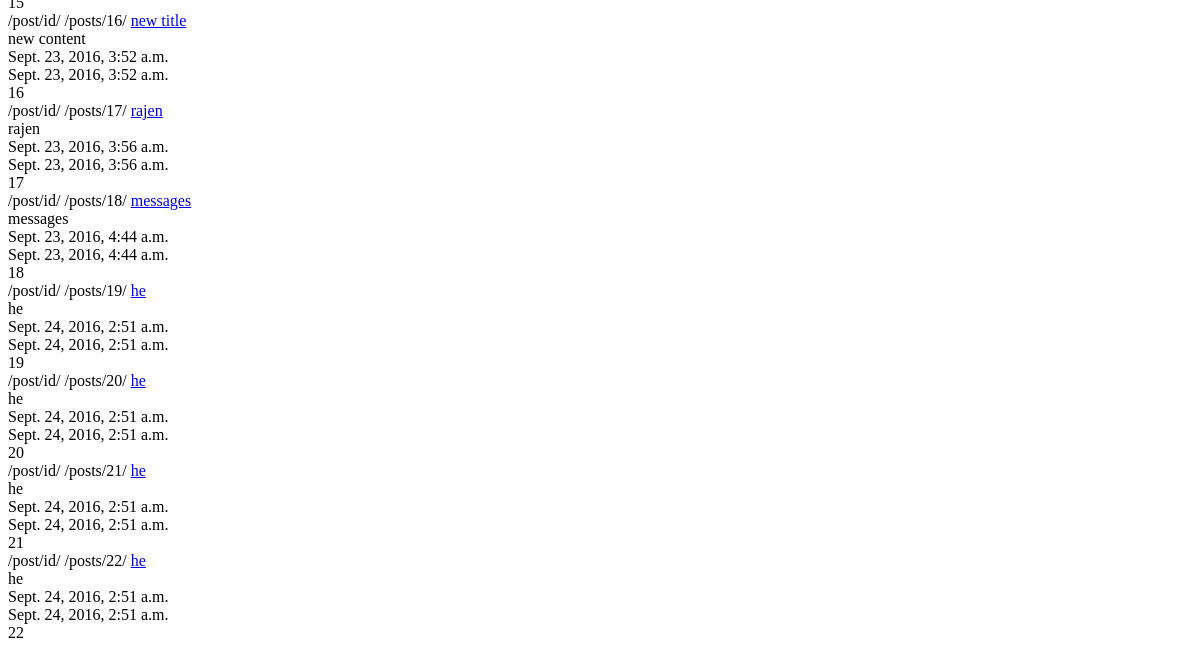
The app's page /posts/ (lower part), older data.
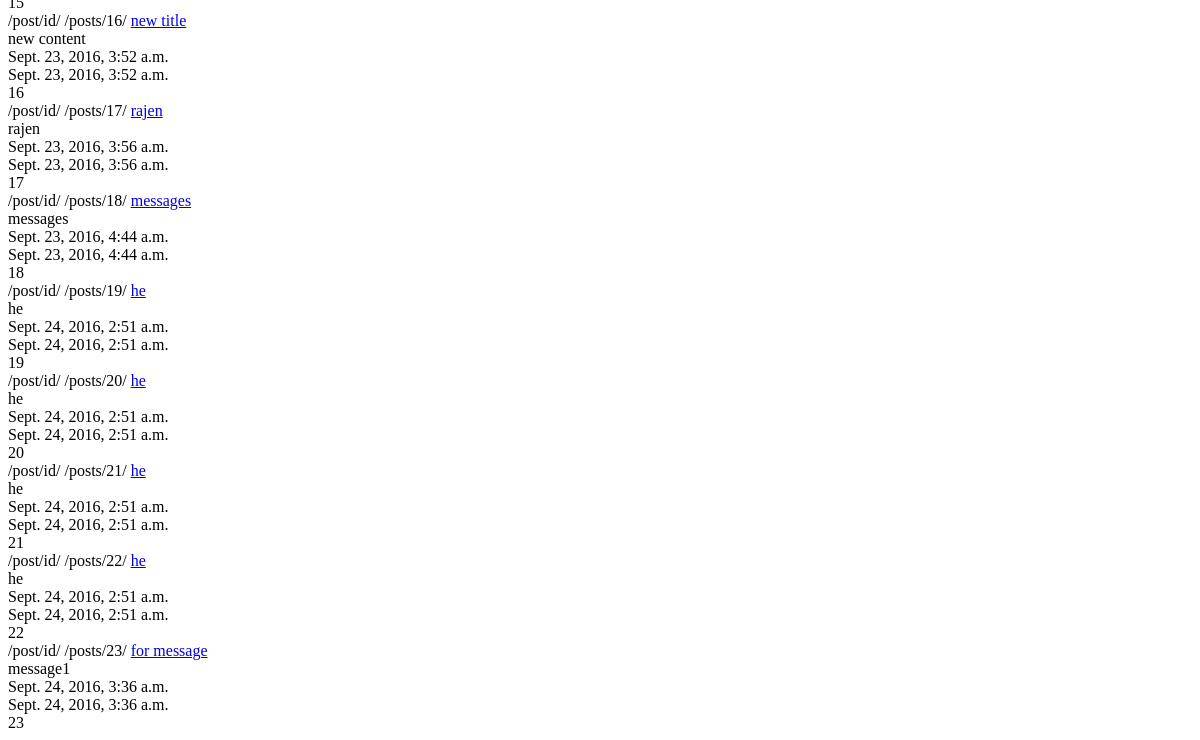
The same page, newer data.
### posts/models.py (models this page shows, shortened)
class Post(models.Model):
	title = models.CharField(max_length=120)
	content = models.TextField()
	updated = models.DateTimeField(auto_now=True, auto_now_add=False)
	timestamp = models.DateTimeField(auto_now=False, auto_now_add=True)
	def get_absolute_url(self):
		return reverse("posts:detail", kwargs = {"id" : self.id})

### posts/views.py (the view)
def post_list(request):
	queryset = Post.objects.all()
	context = {
		"object_list":queryset,
		"title": "List"
	}
	return render(request,"index.html", context)

### templates/index.html (shortened to what this page needs)
<HTML>
	<body>
		{% for obj in object_list %}
		/post/id/
		{% url "posts:detail" id=obj.id %}
		<a href = '{{ obj.get_absolute_url }}'>{{ obj.title}}</a><br/>
		{{obj.content}}<br/>
		{{obj.timestamp}}<br/>
		{{obj.updated}}<br/>
		{{obj.id}}<br/>
		{% endfor %}
	</body>
</HTML>

Row changes from the older to the newer data that the page shows:
added Post: id "/posts/23/", title "for message", content "message1", timestamp "Sept. 24, 2016, 3:36 a.m.", updated "Sept. 24, 2016, 3:36 a.m.", id "23"
